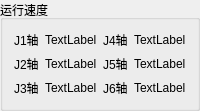
               <widget class="QGroupBox" name="groupBox_6">
                <property name="title">
                 <string>运行速度</string>
                </property>
                <layout class="QGridLayout" name="gridLayout_4" columnstretch="1,3,1,3">
                 <item row="0" column="0">
                  <widget class="QLabel" name="label">
                   <property name="text">
                    <string>J1轴</string>
                   </property>
                  </widget>
                 </item>
                 <item row="0" column="1">
                  <widget class="QLabel" name="label_4">
                   <property name="text">
                    <string>TextLabel</string>
                   </property>
                  </widget>
                 </item>
                 <item row="0" column="2">
                  <widget class="QLabel" name="label_7">
                   <property name="text">
                    <string>J4轴</string>
                   </property>
                  </widget>
                 </item>
                 <item row="0" column="3">
                  <widget class="QLabel" name="label_10">
                   <property name="text">
                    <string>TextLabel</string>
                   </property>
                  </widget>
                 </item>
                 <item row="1" column="0">
                  <widget class="QLabel" name="label_2">
                   <property name="text">
                    <string>J2轴</string>
                   </property>
                  </widget>
                 </item>
                 <item row="1" column="1">
                  <widget class="QLabel" name="label_5">
                   <property name="text">
                    <string>TextLabel</string>
                   </property>
                  </widget>
                 </item>
                 <item row="1" column="2">
                  <widget class="QLabel" name="label_8">
                   <property name="text">
                    <string>J5轴</string>
                   </property>
                  </widget>
                 </item>
                 <item row="1" column="3">
                  <widget class="QLabel" name="label_11">
                   <property name="text">
                    <string>TextLabel</string>
                   </property>
                  </widget>
                 </item>
                 <item row="2" column="0">
                  <widget class="QLabel" name="label_3">
                   <property name="text">
                    <string>J3轴</string>
                   </property>
                  </widget>
                 </item>
                 <item row="2" column="1">
                  <widget class="QLabel" name="label_6">
                   <property name="text">
                    <string>TextLabel</string>
                   </property>
                  </widget>
                 </item>
                 <item row="2" column="2">
                  <widget class="QLabel" name="label_9">
                   <property name="text">
                    <string>J6轴</string>
                   </property>
                  </widget>
                 </item>
                 <item row="2" column="3">
                  <widget class="QLabel" name="label_12">
                   <property name="text">
                    <string>TextLabel</string>
                   </property>
                  </widget>
                 </item>
                </layout>
               </widget>
